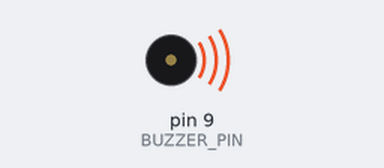
Simulated run of this sketch. Board: Arduino Uno, built with avr-gcc and run on an emulated ATmega328P. On the bench: buzzer (waves = sounding).

Above: at 0.5 s.
At 6.34 s:
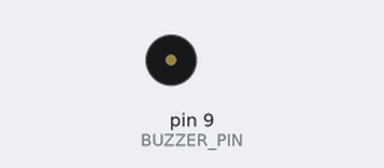
Timing chart, 0 to 8.0 s (numbered marks = the images above):
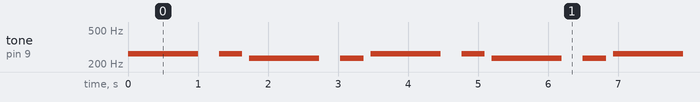

The sketch:

sicko_mode.ino
```cpp
// (licence header left out)
#include "pitches.h"

#define BUZZER_PIN 9

int melody[] = {
  NOTE_C4, NOTE_C4, NOTE_AS3, NOTE_AS3,
  NOTE_C4, NOTE_C4, NOTE_AS3, NOTE_AS3,
  NOTE_C4, NOTE_C4, NOTE_AS3, NOTE_AS3
};

int durations[] = {
  1, 3, 1, 3,
  1, 3, 1, 3,
  1, 3, 1, 3
};

void setup()
{
  pinMode(BUZZER_PIN, OUTPUT);
}

void loop()
{
  int size = sizeof(durations) / sizeof(int);

  for (int note = 0; note < size; note++) {
    //to calculate the note duration, take one second divided by the note type.
    //e.g. quarter note = 1000 / 4, eighth note = 1000/8, etc.
    int duration = 1000 / durations[note];
    tone(BUZZER_PIN, melody[note], duration);

    //to distinguish the notes, set a minimum time between them.
    //the note's duration + 30% seems to work well:
    int pauseBetweenNotes = duration * 1.30;
    delay(pauseBetweenNotes);

    //stop the tone playing:
    noTone(BUZZER_PIN);
  }
}
```

Measured:
- by itself, tone on pin 9 (BUZZER_PIN): repeats every 3.5 s: silent 0.30 s, 262 Hz 0.33 s, silent 0.10 s, 233 Hz 1.0 s, silent 0.30 s, 233 Hz 0.33 s, silent 0.10 s, 262 Hz 1.0 s
